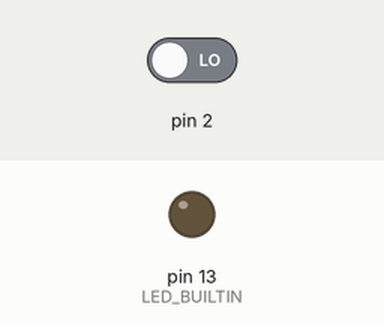
Recording of a sketch running on a simulated Arduino Uno, built with avr-gcc and run on an emulated ATmega328P. Shown: output pins drawn as LEDs (lit = HIGH). Inputs (shaded band) come from the test bench; at power-on: pin 2 LOW.

Above: at 1.2 s.
1.3 s: pin 2 driven HIGH
At 2.5 s:
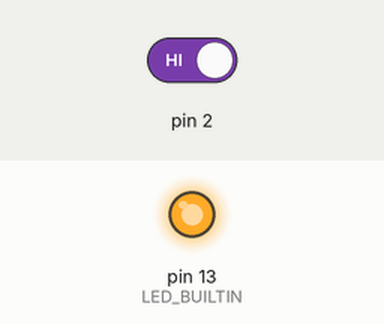
2.8 s: pin 2 driven LOW
At 3.6 s:
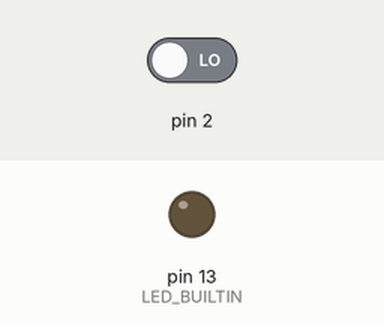
Timing chart, 0 to 5.8 s (numbered marks = the images above; inputs shaded):
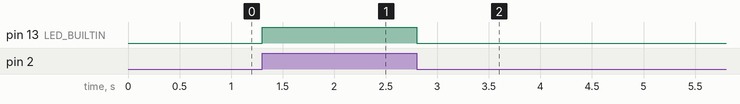

The sketch:

PIR_Sensor.ino
```cpp
int sensorState = 0;

void setup()
{
  pinMode(2, INPUT);
  pinMode(LED_BUILTIN, OUTPUT);
}

void loop()
{
  sensorState = digitalRead(2);
  if (sensorState == HIGH) {
    digitalWrite(LED_BUILTIN, HIGH);
  }
  else {
    digitalWrite(LED_BUILTIN, LOW);
  delay(10);
}
}
```

Measured:
- after the input at 1.3 s, pin 13 (LED_BUILTIN): LOW → HIGH at once
- after the input at 2.8 s, pin 13 (LED_BUILTIN): HIGH → LOW at once
